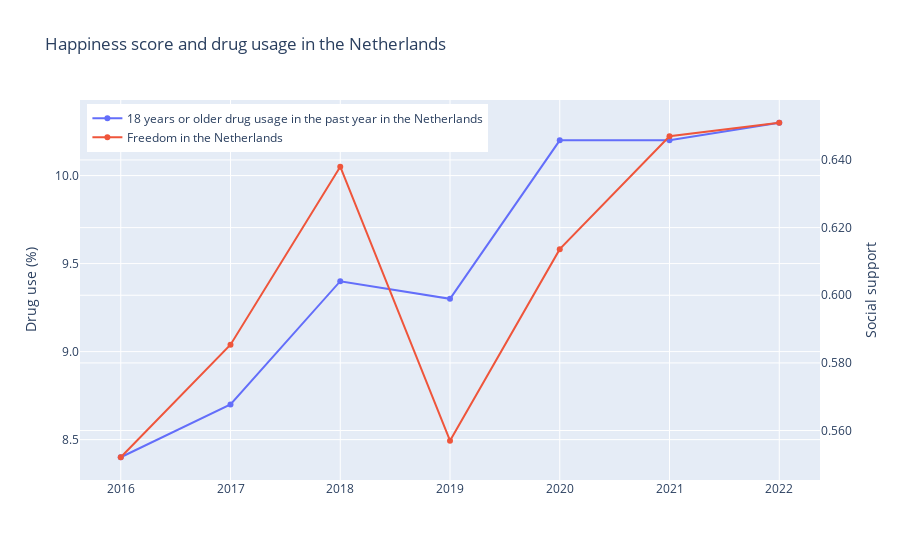

Source (notebook cell):
### Markdown cell above
asd

### Code cell
fig = go.Figure()
# Add the first trace (happy)
fig.add_trace(go.Scatter(
    x=np.array(happy_netherlands['Year']),
    y=np.array(df_20['Drugsgebruik, 12 jaar of ouder/Drugsgebruik totaal/Afgelopen jaar (%)']),
    name='18 years or older drug usage in the past year in the Netherlands',
    yaxis='y'  # Use the secondary y-axis
))

# Add the second trace (18 or older) with a secondary y-axis
fig.add_trace(go.Scatter(
    x=np.array(happy_netherlands['Year']),
    y=np.array(happy_netherlands['Freedom']),
    name='Freedom in the Netherlands',
    yaxis='y2'  # Use the secondary y-axis
))


fig.update_layout(
    legend=dict(
    yanchor="top",
    y=0.99,
    xanchor="left",
    x=0.01),

    yaxis=dict(
        title='Drug use (%)',  # Primary y-axis title
        tickformat=".1f",
        categoryorder='category ascending'
    ),
    yaxis2=dict(
        title='Social support',  # Secondary y-axis title
        tickformat=".3f",
        overlaying='y',  # Overlay the secondary y-axis on the primary one
        side='right',
        categoryorder='category ascending'
    ), 
    title = "Happiness score and drug usage in the Netherlands"
)


fig.show()

### Figure 1 — Plotly figure (JSON) as saved in the notebook; plotly's stock layout.template omitted (floating-point values rounded to 4 significant figures)
{"data": [{"name": "18 years or older drug usage in the past year in the Netherlands", "type": "scatter", "x": [2016, 2017, 2018, 2019, 2020, 2021, 2022], "y": [8.4, 8.7, 9.4, 9.3, 10.2, 10.2, 10.3], "yaxis": "y"}, {"name": "Freedom in the Netherlands", "type": "scatter", "x": [2016, 2017, 2018, 2019, 2020, 2021, 2022], "y": [0.5521, 0.5854, 0.638, 0.557, 0.6136, 0.647, 0.651], "yaxis": "y2"}], "layout": {"legend": {"x": 0.01, "xanchor": "left", "y": 0.99, "yanchor": "top"}, "title": {"text": "Happiness score and drug usage in the Netherlands"}, "yaxis": {"categoryorder": "category ascending", "tickformat": ".1f", "title": {"text": "Drug use (%)"}}, "yaxis2": {"categoryorder": "category ascending", "overlaying": "y", "side": "right", "tickformat": ".3f", "title": {"text": "Social support"}}}}
